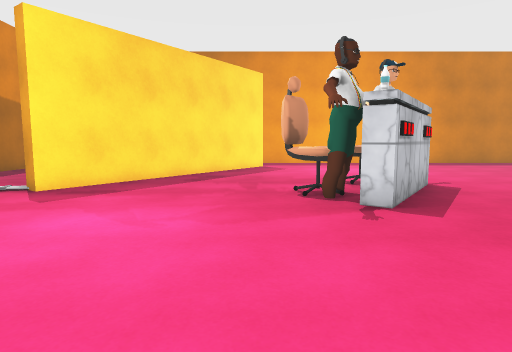
view 1 (above)

19 first-person views from a walk through a Unity game level. The camera is 1.3 m above the floor, tilts 6° down and sees 75° across. The floor is counted in squares, 1 m on a side. Each view is taken from the middle of a square. On the plan, view 1 faces up. The plan holds only what a view shows up to about 14 squares ahead; the rest is blank. The place goes on beyond the plan. The player character is not drawn. Some surface patterns are stand-ins.

view 2
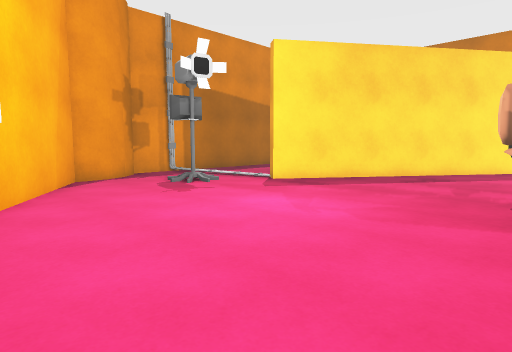

view 3
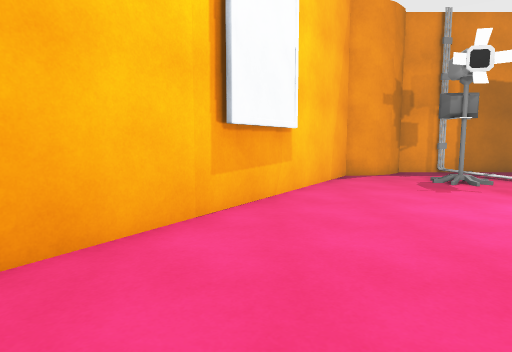

view 4
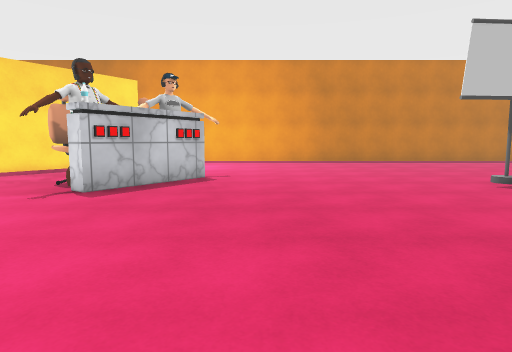

view 5
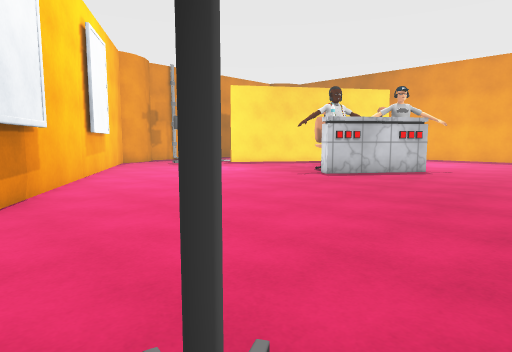

view 6
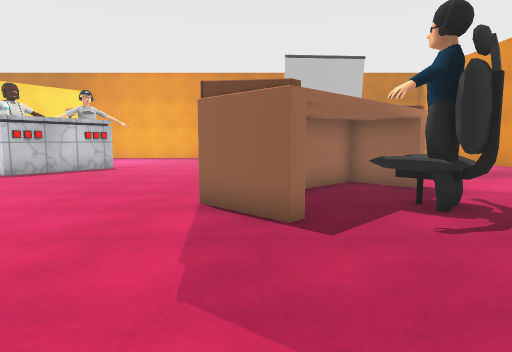

view 7
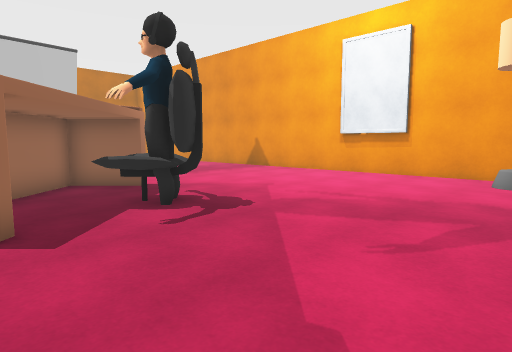

view 8
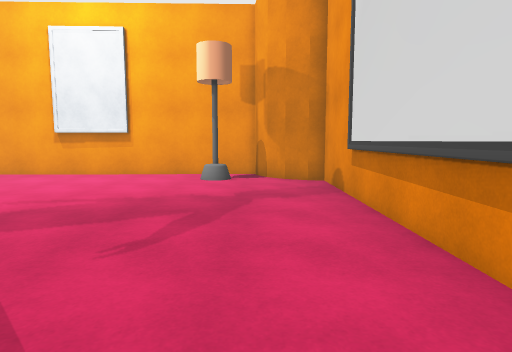

view 9
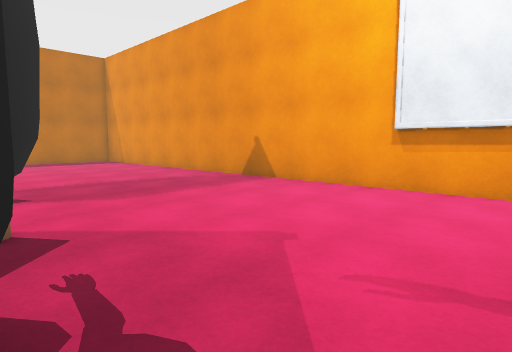

view 10
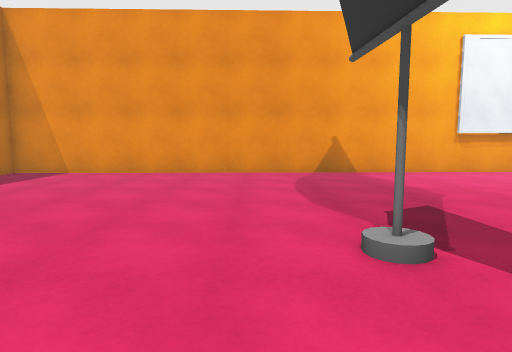

view 11
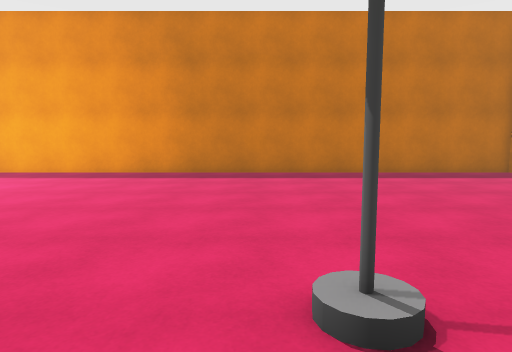

view 12
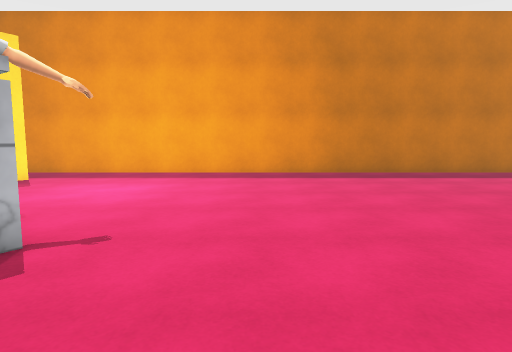

view 13
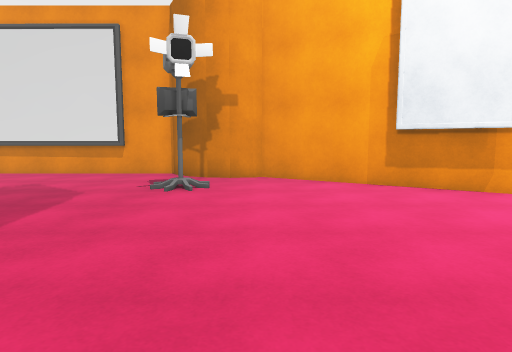

view 14
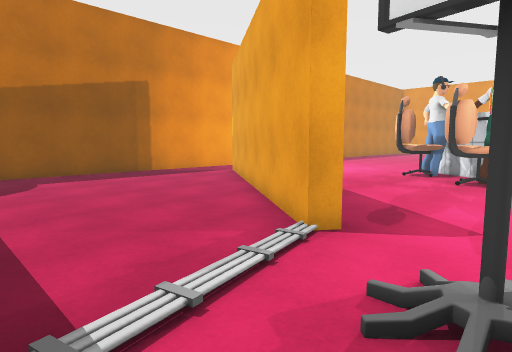

view 15
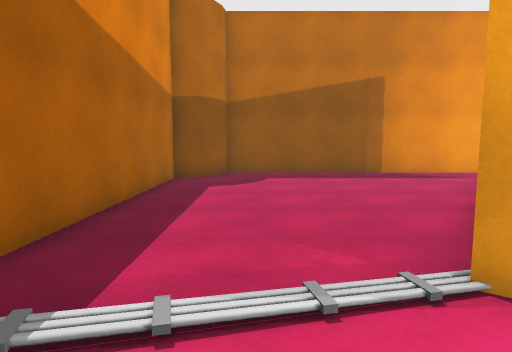

view 16
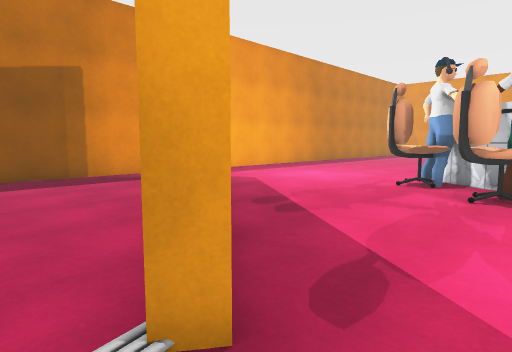

view 17
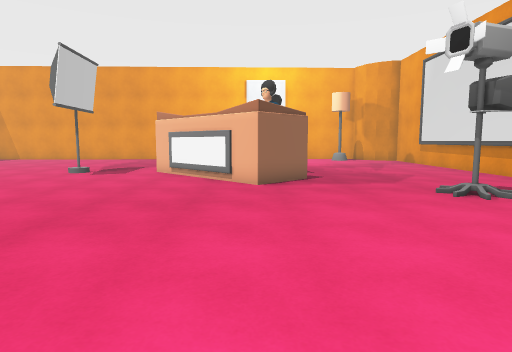

view 18
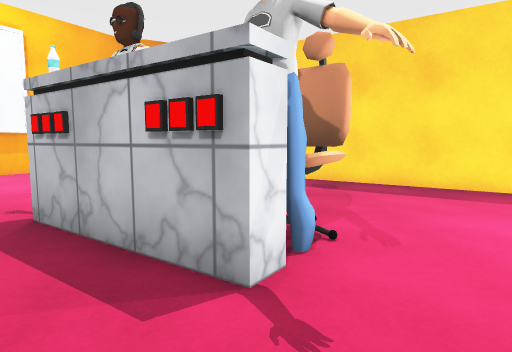

view 19
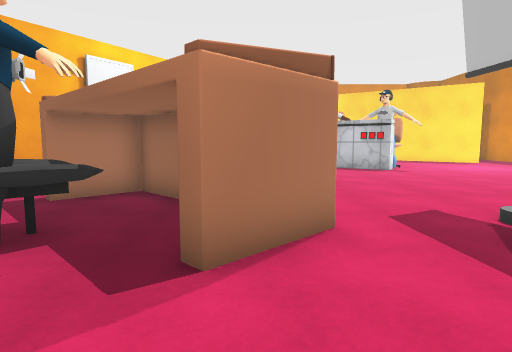

### Floor plan
Points are (right, up) in squares from view 1. A wall is a line through its corners. A room is listed if a view was taken in it or the views show most of it. See-through windows are left out.
Room 1 (views 1, 2, 3, 4, 5, 6, 7, 8, 9, 10, 11, 12, 13, 14, 15, 16, 17, 18, 19)
walls: (4.6, 9.2) (3.3, 7.3); (3.3, 8.4) (4.4, 10); (12.7, 2.3) (11.3, 1) (12.8, -0.5) (12.5, -0.8) (10.7, 1) (15, 5.3) (16.8, 3.5) (16.5, 3.2) (15, 4.7) (13.3, 2.9); (3.6, 9.8) (3.4, 10.3); (2.6, 6.4) (2.1, 6.7); (2.3, 7.7) (1.9, 7.5); (0.8, -2.8) (3.1, -4.3); (0.4, 17.2) (-5.7, 8.5) (-6.1, 8.8) (-0.7, 16.6); (-5.3, 1) (-3, -0.4); (-9.5, 3.4) (6.8, -7) (7.1, -6.9) (7.9, -6.7) (8.7, -6.9) (9.5, -7.2) (10, -7.8) (10.3, -8.3) (22.9, -8.3); (-10.6, 5.9) (-9.9, 5.2) (-9.6, 4.5) (-9.4, 3.6); (-10.8, 7.9) (-10.7, 7.4); (23, -7.7) (23.4, -7) (24, -6.4) (24.7, -6.1); (25.1, -6.1) (24.5, 19.8) (-9.2, 19.8) (-9.3, 19.3) (-9.6, 18.6) (-10.2, 18) (-10.9, 17.6) (-10.9, 5.9)
objects: chair (1, 8) to (2, 9); chair (2, 10) to (4, 11); other object (3, 7); black block (5, 9); black block (5, 10); chair (15, 0) to (16, 2); lamp (23, -5)

Positions as (right, up) in squares from view 1, and headings:
1: (0, 0), facing up
2: (2, 0), facing up-left
3: (3, 0), facing left
4: (7, -2), facing up
5: (10, -5), facing up-left
6: (12, -6), facing up
7: (12, -6), facing up-right
8: (12, -6), facing right
9: (16, -2), facing up-right
10: (11, 10), facing right
11: (14, 6), facing up
12: (8, 6), facing up
13: (7, 5), facing down
14: (-10, 6), facing up-right
15: (-8, 6), facing up
16: (-7, 7), facing up-right
17: (1, 1), facing right
18: (8, 10), facing left
19: (20, 4), facing left
